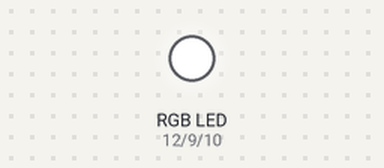
Recording of a sketch running on a simulated Arduino Uno, built with avr-gcc and run on an emulated ATmega328P. Shown: an RGB LED mixed from three pins (HIGH = lit).

Above: at 0.5 s.
At 2.5 s:
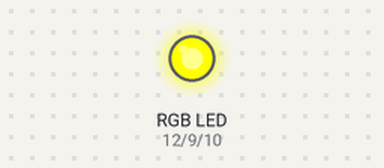
At 3.5 s:
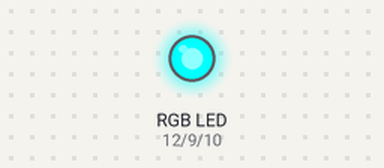
At 4.5 s:
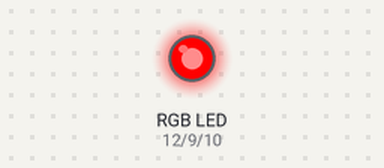
At 6.5 s:
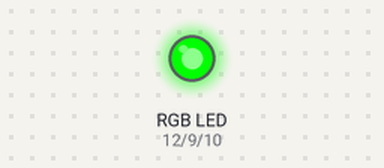
At 9.5 s:
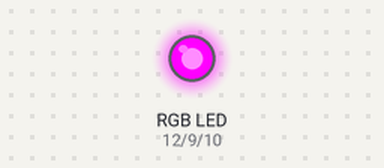
Timing chart, 0 to 10.4 s (numbered marks = the images above):
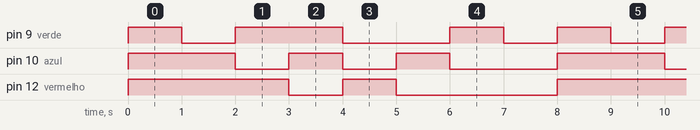

Measured:
- by itself, pin 9 (verde): repeats every 8.0 s: LOW 1.0 s, HIGH 2.0 s, LOW 2.0 s, HIGH 1.0 s, LOW 1.0 s, HIGH 1.0 s
- by itself, pin 10 (azul): repeats every 8.0 s: 2 × (LOW 1.0 s, HIGH 1.0 s), LOW 2.0 s, HIGH 2.0 s
- by itself, pin 12 (vermelho): repeats every 8.0 s: LOW 1.0 s, HIGH 1.0 s, LOW 3.0 s, HIGH 3.0 s

The sketch:

led-rgb.ino
```cpp
int azul = 10;//Atribui o valor 9 a variável azul
int verde = 9;//Atribui o valor 10 a variável verde
int vermelho = 12;//Atribui o valor 12 a variável vermelho

void setup()
{
  pinMode(azul,OUTPUT);//Define a variável azul
  pinMode(verde,OUTPUT);//Define a variável verde
  pinMode(vermelho,OUTPUT);//Define a variável vermelho
  digitalWrite(azul,LOW);//Define pino 9 em nível baixo
  digitalWrite(verde,LOW);//Define pino 10 em nível baixo
  digitalWrite(vermelho,LOW);//Define pino 12 em nível baixo
}

void loop()
{

  //Branco
  digitalWrite(azul, HIGH);//Coloca azul em nível alto, ligando-o
  digitalWrite(vermelho, HIGH);//Coloca vermelho em nível alto
  digitalWrite(verde, HIGH);//Coloca verde em nível alto, ligando-o
  delay(1000);//Intervalo de 1 segundo
  digitalWrite(azul, LOW);//Coloca azul em nível baixo novamente
  digitalWrite(vermelho, LOW);//Coloca vermelho em nível baixo
  digitalWrite(verde, LOW);//Coloca verde em nível baixo

  //Magenta (violeta-púrpura)
  digitalWrite(azul, HIGH); //Coloca azul em nível alto
  digitalWrite(vermelho, HIGH); //Coloca vermelho em nível alto
  delay(1000); //Intervalo de 1 segundo
  digitalWrite(azul, LOW); //Coloca azul em nível baixo
  digitalWrite(vermelho, LOW); //Coloca vermelho em nível baixo

  //Amarelo
  digitalWrite(verde, HIGH); //Coloca verde em nível alto
  digitalWrite(vermelho, HIGH); //Coloca vermelho em nível alto
  delay(1000); //Intervalo de 1 segundo
  digitalWrite(verde, LOW); //Coloca verde em nível baixo
  digitalWrite(vermelho, LOW); //Coloca vermelho em nível baixo

  //Ciano
  digitalWrite(verde, HIGH); //Coloca verde em nível alto
  digitalWrite(azul, HIGH); //Coloca azul em nível baixo alto
  delay(1000); //Intervalo de 1 segundo
  digitalWrite(verde, LOW); //Coloca verde em nível baixo
  digitalWrite(azul, LOW); //Coloca azul em nível baixo

  //Vermelho
  digitalWrite(vermelho, HIGH); //Coloca vermelho em nível alto
  delay(1000); //Intervalo de 1 segundo
  digitalWrite(vermelho, LOW); //Coloca vermelho em nível baixo

  //Azul
  digitalWrite(azul, HIGH); //Coloca azul em nível alto
  delay(1000); //Intervalo de 1 segundo
  digitalWrite(azul, LOW); //Coloca azul em nível baixo

  //Verde
  digitalWrite(verde, HIGH); //Coloca verde em nível alto
  delay(1000); //Intervalo de 1 segundo
  digitalWrite(verde, LOW); //Coloca verde em nível baixo

  //Preto
  delay(1000);//Intervalo de 1 segundo
  digitalWrite(azul, LOW);//Coloca azul em nível baixo
  digitalWrite(vermelho, LOW);//Coloca vermelho em nível baixo
  digitalWrite(verde, LOW);//Coloca verde em nível baixo

}
```
